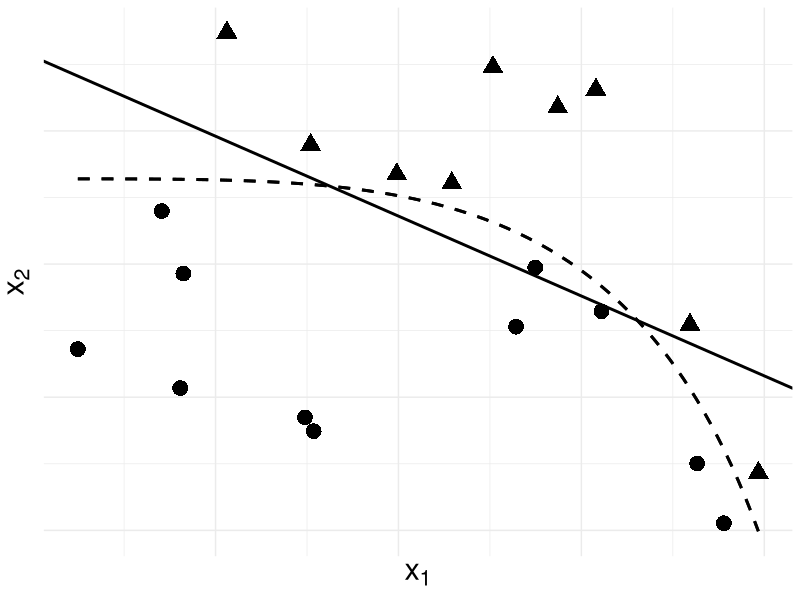

Here is the R script that generated this plot: (Note: this script raises an error after producing the figure.)

rm(list = ls())
graphics.off()
cat("\014")

library(dplyr)
library(ggplot2)

set.seed(1)

# custom ggsave function to save in 1:sqrt(2) aspect ratio
.myggsave <- function(filename, plot) {
  ggsave(filename=filename, plot = plot, height = 147, width = 208, units = "mm")
}

x1 <- runif(20)
x2 <- runif(20)

y <- x1^2 + 2 * x2^2
y <- (y > mean(y)) * 1.0

df <- data.frame(x1, x2, y)

decision_boundary_plot <- ggplot(df, aes(x = x1, y = x2, shape = factor(y))) +
  geom_point(size = 5, fill = "black") +
  geom_abline(slope = -0.6, intercept = 0.89, color = "black", size = 1) +
  stat_function(fun = function(x) log(-0.5 * x^4 + 1) + 0.66,
                color = "black", linetype = "dashed", size = 1) +
  theme_minimal() + 
  xlab(expression("x"[1])) + ylab(expression("x"[2])) +
  theme(
    axis.text = element_blank(), 
    legend.position = "none", 
    axis.title.x = element_text(size = 22), 
    axis.title.y = element_text(size = 22))


.myggsave("/Users/pascal/Nextcloud/Manuskripte/Dissertation/images/fig--decision-boundary-plot.png", 
          decision_boundary_plot)
